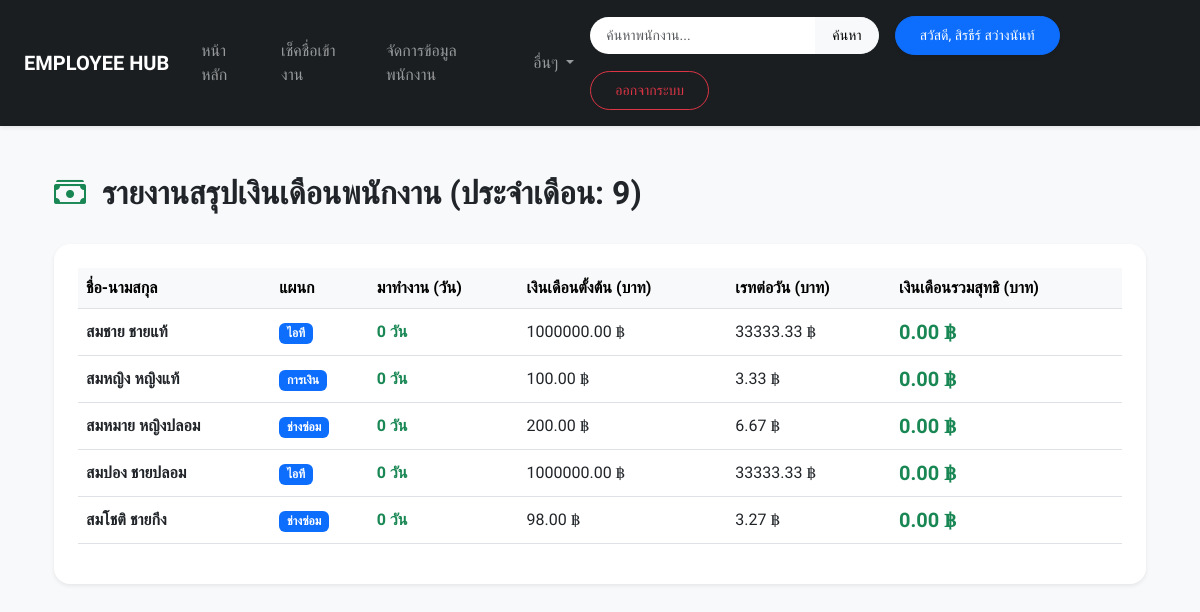
The app's page /payroll/ (signed in), older data.
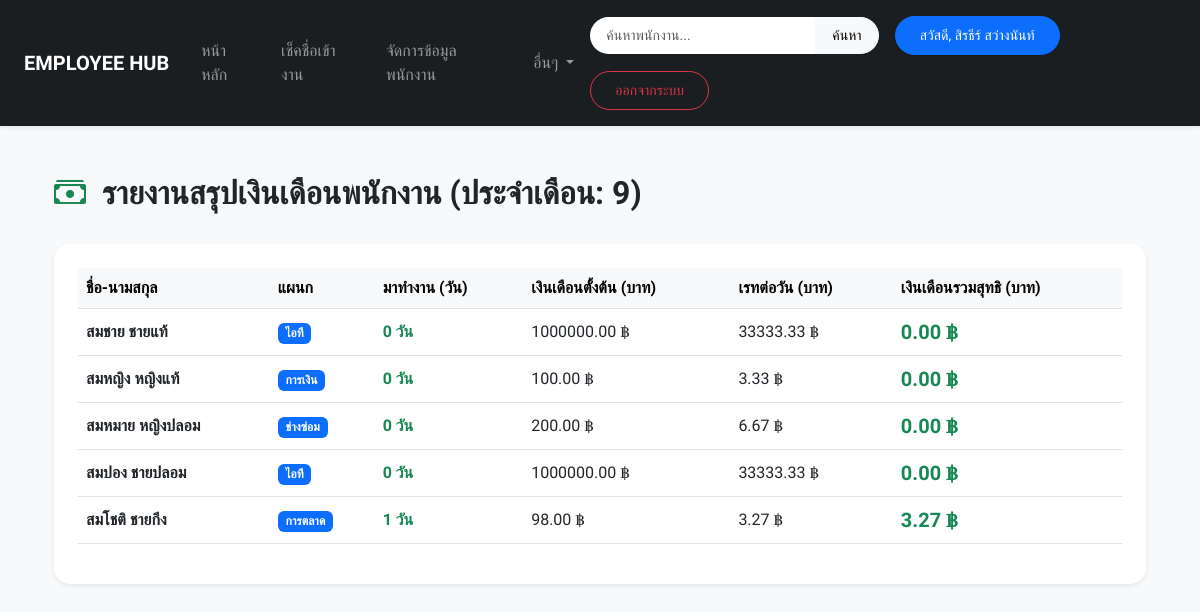
The same page, newer data.
### employeeapp/models.py (models this page shows, shortened)
class Employee(models.Model):
    GENDER_CHOICES = [
        ('ชาย', 'ชาย'),
        ('หญิง', 'หญิง'),
        ('อื่นๆ', 'อื่นๆ'),
    ]
    fname = models.CharField(max_length=100, verbose_name="ชื่อจริง")
    lname = models.CharField(max_length=100, verbose_name="นามสกุล")
    gender = models.CharField(max_length=10, choices=GENDER_CHOICES, default='ชาย', verbose_name="เพศ")
    birthdate = models.DateField(blank=True, null=True, verbose_name="วัน/เดือน/ปีเกิด") # เพิ่มฟิลด์วันเกิด
    department = models.CharField(max_length=100, blank=True, null=True, verbose_name="แผนก")
    salary = models.DecimalField(max_digits=10, decimal_places=2, blank=True, null=True, verbose_name="เงินเดือน")
    address = models.TextField(blank=True, null=True, verbose_name="ที่อยู่")
    image = models.ImageField(upload_to='employee_images/', blank=True, null=True, verbose_name="รูปภาพพนักงาน")
    created_at = models.DateTimeField(auto_now_add=True, null=True, blank=True, verbose_name="วันที่บันทึก")
    user = models.OneToOneField(User, on_delete=models.SET_NULL, null=True, blank=True, related_name='employee_record')

### employeeapp/views.py (the view)
# urls.py: path('payroll/', views.payroll_report, name='payroll_report'),
@user_passes_test(is_admin, login_url='login')
def payroll_report(request):
    employees = Employee.objects.all()
    payroll_data = []
    today = timezone.localdate()
    current_month = today.month
    current_year = today.year
    for emp in employees:
        worked_days = Attendance.objects.filter(
            employee=emp,
            date__year=current_year,
            date__month=current_month,
            check_in__isnull=False
        ).count()
        monthly_salary = float(emp.salary or 0)
        daily_rate = monthly_salary / 30 if monthly_salary > 0 else 0
        total_pay = worked_days * daily_rate
        payroll_data.append({
            'employee': emp,
            'worked_days': worked_days,
            'monthly_salary': monthly_salary,
            'daily_rate': round(daily_rate, 2),
            'total_pay': round(total_pay, 2),
            'month': current_month,
            'year': current_year
        })
    return render(request, 'payroll_report.html', {'payroll_data': payroll_data, 'current_month': current_month})

### employeeapp/views.py (called while the page is built)
def is_admin(user):
    return user.is_superuser or user.is_staff

### employeeapp/templates/payroll_report.html (shortened to what this page needs)
{% extends 'basetemplate.html' %}
{% block content %}
<div class="container py-4">
    <div class="d-flex justify-content-between align-items-center mb-4">
        <h2 class="fw-bold"><i class="bi bi-cash-stack me-2 text-success"></i> รายงานสรุปเงินเดือนพนักงาน (ประจำเดือน: {{ current_month }})</h2>
    </div>
    <div class="card border-0 shadow-sm rounded-4 p-4 bg-white">
        <div class="table-responsive">
            <table class="table align-middle">
                <thead class="table-light">
                    <tr>
                        <th>ชื่อ-นามสกุล</th>
                        <th>แผนก</th>
                        <th>มาทำงาน (วัน)</th>
                        <th>เงินเดือนตั้งต้น (บาท)</th>
                        <th>เรทต่อวัน (บาท)</th>
                        <th>เงินเดือนรวมสุทธิ (บาท)</th>
                    </tr>
                </thead>
                <tbody>
                    {% for item in payroll_data %}
                    <tr>
                        <td class="fw-bold">{{ item.employee.fname }} {{ item.employee.lname }}</td>
                        <td><span class="badge bg-primary">{{ item.employee.department }}</span></td>
                        <td><span class="text-success fw-bold">{{ item.worked_days }} วัน</span></td>
                        <td>{{ item.monthly_salary|floatformat:2 }} ฿</td>
                        <td>{{ item.daily_rate|floatformat:2 }} ฿</td>
                        <td class="fw-bold text-success fs-5">{{ item.total_pay|floatformat:2 }} ฿</td>
                    </tr>
                    {% endfor %}
                </tbody>
            </table>
        </div>
    </div>
</div>
{% endblock %}

Row changes from the older to the newer data that the page shows:
changed Employee "สมโชติ": employee.department "ช่างซ่อม" → "การตลาด"; worked_days "0" → "1"; total_pay "0.00" → "3.27"
